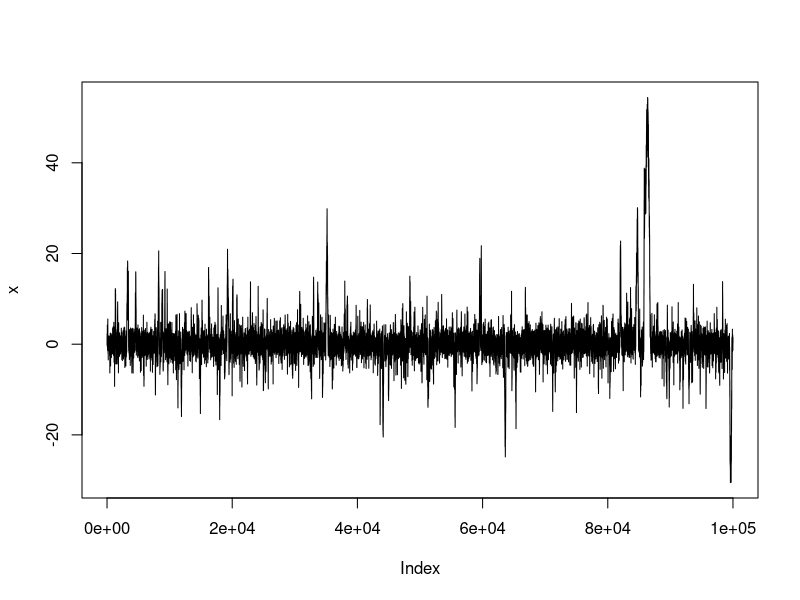
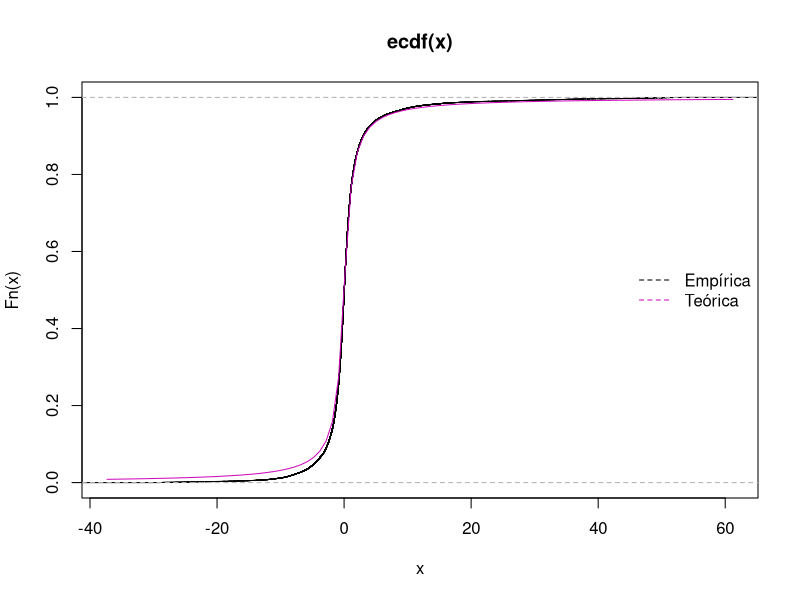

These charts were generated, in order, by the following R code:
##   Código da Elen   ###

set.seed(2424)
f <- function(x) dcauchy(x, 0, 1)
N <- 1e5
x <- numeric(N)
x[1] <- 0
for(i in 2:N) {
  z <- rnorm(1,0,1)
  y <- x[i - 1] + z
  alpha <- min(f(y)/f(x[i - 1]), 1)
  u <- runif(1)
  if(u <= alpha) {
    x[i] <- y
  } else {
    x[i] <- x[i - 1]
  }
}


plot(x, type = "l")

plot(ecdf(x))
curve(pcauchy(x,0,1), add = TRUE, col = 6)
legend("right", legend = c("Empírica", "Teórica"),
       lty = 2, col = c(1,6), bty = "n")




